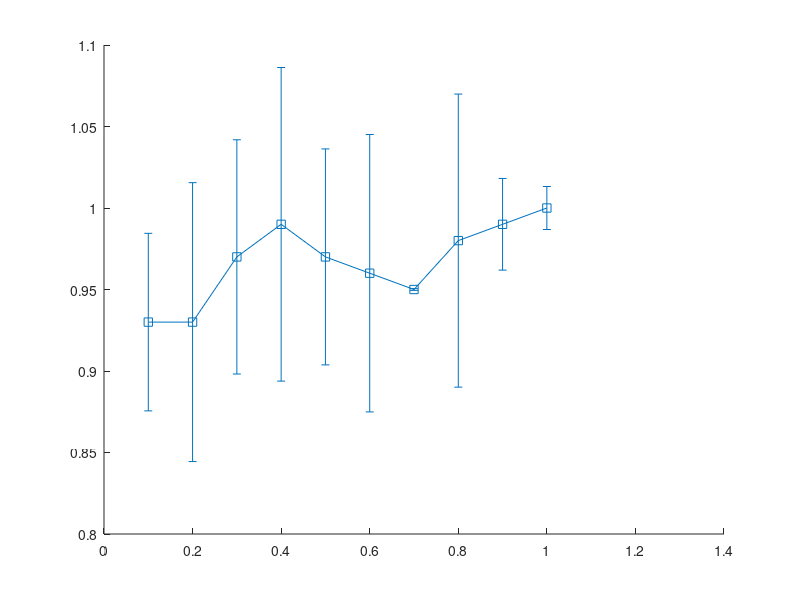

Recreate this plot in MATLAB. (Note: this script raises an error after producing the figure.)
close all;
clear;
clc;

x = 0.1:0.1:1;
y = [0.93 0.93 0.97 0.99 0.97 0.96 0.95 0.98 0.99 1.0];
err = 0.1*rand(1,size(y,2));

fig=figure('Position',[0 250 800 350]);

errorbar(x,y,err,'-s','MarkerSize',10,...
    'MarkerEdgeColor','black','MarkerFaceColor','black',...
    'color','black');
ylabel('Spectrum Efficiency');
xlabel('Link quality');
xticks([0:0.1:1]);
xlim([0 1.1]);
yticks([0.8 0.9 1 1.1 1.2]);
ylim([0.85 1.1]);

dim = [.4 .6 .3 .3];
str = 'Fake figure';
annotation('textbox',dim,'String',str,'FitBoxToText','on','Color','red','FontSize',24);

set(gca,'FontSize',24);
grid on;
print -deps Spectrum